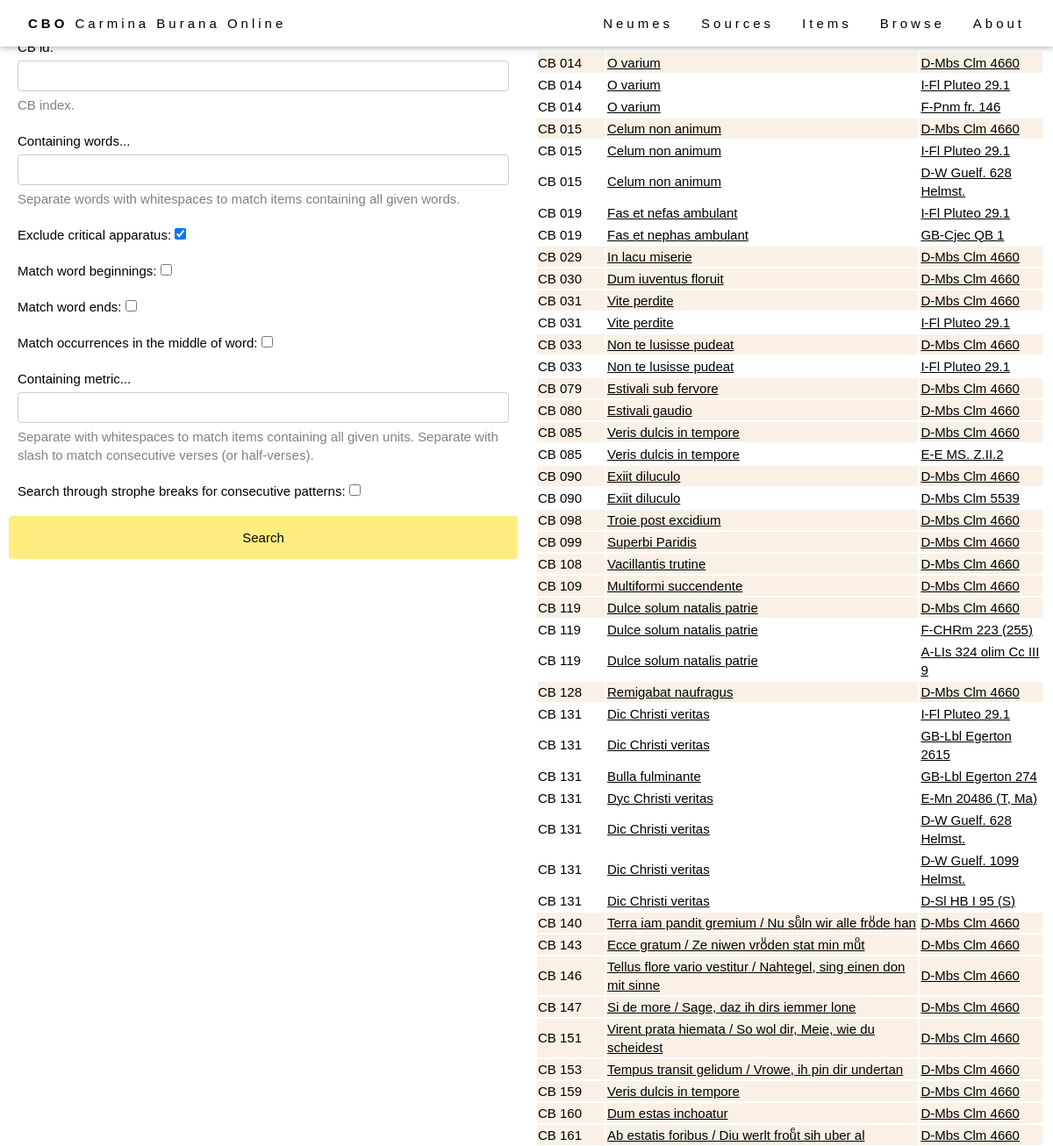
/browse/browse-item/ (upper part), run on an earlier commit of the app's database.
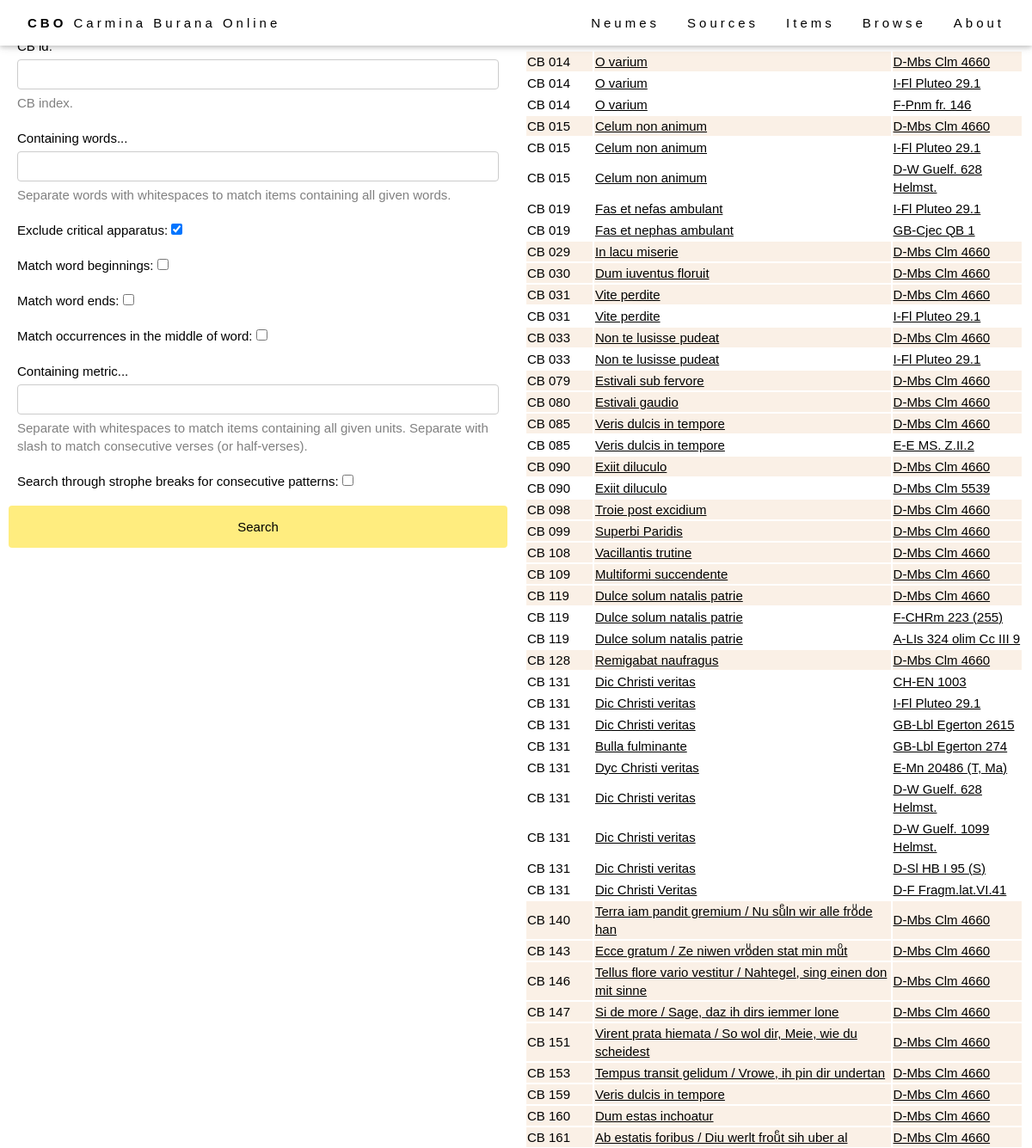
And on a later commit of the database.
### browse/models.py (models this page shows, shortened)
class Item(models.Model):
    abstract_item = models.ForeignKey(AbstractItem, on_delete=models.PROTECT, null=True)
    source = models.ForeignKey(Source, on_delete=models.RESTRICT, null=True)
    foliation_start = models.CharField(max_length=64, help_text="First folio occupied by the item in the source.")
    foliation_end = models.CharField(max_length=64, help_text="Last folio occupied by the item in the source.")
    title = models.CharField(max_length=256, help_text="Title of the item (incipit).")
    language = models.ManyToManyField(Language)
    file = models.CharField(max_length=64, help_text="Filename (without extensions).", null=True)
    IIIF_canvasIndex = models.CharField(max_length=256, help_text="IIIF canvas index of the item (integer).", blank=True)
    IIIF_canvasId = models.CharField(max_length=256, help_text="IIIF canvas @id of the item (string), alternative to the previous field.", blank=True)
    alternative_img_link = models.CharField(max_length=1024, help_text="Alternative link for source images (if IIIF is not available).", blank=True)
    class Meta:
        ordering = [Length('abstract_item__cb_id'), 'abstract_item__cb_id', (106.5 - F('source__pk')) ** 2]
    @property
    def in_codex_buranus(self):
        return 106 <= self.source.pk <= 107
    def get_absolute_url(self):
        return reverse('item-detail', args=[str(self.pk)])

class AbstractItem(models.Model):
    cb_id = models.CharField(max_length=10, help_text="Number of the item.")
    theme = models.ManyToManyField(Theme)
    genre = models.ForeignKey(Genre, on_delete=models.SET_NULL, null=True)
    class Meta:
        ordering = [Length('cb_id'), 'cb_id']

class Source(models.Model):
    bib_id = models.CharField(max_length=128, unique=True, help_text="The source identifier.")
    nick_name = models.CharField(max_length=128, help_text="The source name.", blank=True)
    country = models.CharField(max_length=256, help_text="The source location (country).")
    location = models.CharField(max_length=256, help_text="The source location (institution).")
    century = models.CharField(max_length=256, help_text="The source century.", blank=True)
    notation = models.CharField(max_length=256, help_text="The source notation type (for musical notation only).", blank=True)
    url = models.CharField(max_length=512, help_text="External url to access the source images.", blank=True)
    concordances = models.TextField(help_text="Concordances with the Codex Buranus.", blank=True)
    notes = models.TextField(help_text="Additional notes on the source.", blank=True)
    IIIF_manifest = models.CharField(max_length=1024, help_text="URL of the IIIF manifest.", blank=True)
    class Meta:
        ordering = ['country', 'location', 'bib_id']
    def get_absolute_url(self):
        return reverse('source-detail', args=[str(self.id)])

### browse/views.py (the view)
# urls.py: path('browse-item/', views.browse_item, name='browse_item'),
def browse_item(request):
    if request.method == "POST":
        form = BrowseItemForm(request.POST)
        if form.is_valid():
            items = Item.objects.all()
            if len(form.cleaned_data['cb_id']):
                cb_id = form.cleaned_data['cb_id']
                items = Item.objects.filter(abstract_item__cb_id=cb_id)
            if len(form.cleaned_data['words']):
                words = form.cleaned_data['words'].lower().split(" ")
                exclude_apparatus = form.cleaned_data['exclude_apparatus']
                match_word_beginning = form.cleaned_data['match_word_beginning']
                match_word_end = form.cleaned_data['match_word_end']
                match_word_middle = form.cleaned_data['match_word_middle']
                items = [item for item in items if item.contains_words(words,
                                                                       exclude_apparatus=exclude_apparatus,
                                                                       match_word_beginning=match_word_beginning,
                                                                       match_word_end=match_word_end,
                                                                       match_word_middle=match_word_middle)
                         ]
            if len(form.cleaned_data['metrics']):
                metrics = form.cleaned_data['metrics'].split(" ")
                through_strophe_break = form.cleaned_data['through_strophe_break']
                items = [item for item in items if item.contains_metrics(metrics,
                                                                         through_strophe_break=through_strophe_break)
                         ]
            return render(request, "browse_item.html", {"form": form, "items": items})
    else:
        form = BrowseItemForm()
    return render(request, "browse_item.html", {"form": form, "items": Item.objects.all()})

### browse/forms.py
class BrowseItemForm(forms.Form):
    template_name = "form_snippet.html"
    cb_id = forms.CharField(max_length=16, label="CB id", help_text="CB index.", required=False)
    words = forms.CharField(max_length=2048, label="Containing words...", help_text="Separate words with whitespaces to match items containing all given words.", required=False)
    exclude_apparatus = forms.BooleanField(initial=True, required=False, label="Exclude critical apparatus")
    match_word_beginning = forms.BooleanField(initial=False, required=False, label="Match word beginnings")
    match_word_end = forms.BooleanField(initial=False, required=False, label="Match word ends")
    match_word_middle = forms.BooleanField(initial=False, required=False, label="Match occurrences in the middle of word")
    metrics = forms.CharField(max_length=2048, label="Containing metric...", help_text="Separate with whitespaces to match items containing all given units.\nSeparate with slash to match consecutive verses (or half-verses).", required=False)
    through_strophe_break = forms.BooleanField(initial=False, required=False, label="Search through strophe breaks for consecutive patterns")

### templates/browse_item.html (shortened to what this page needs)
{% extends "base_generic.html" %}
{% block content %}
<div class="flex-column" style="flex: 50%">
  <div class="formContainer">
    <form action="/browse/browse-item/" method="post">
      {{ form }}
      <input class="cbo-button" type="submit" value="Search">
    </form>
  </div>
</div>
<div class="flex-column" style="flex: 50%">
  <div class="browseResult">
    {% if items %}
    <table style="width: 100%;">
      <tr>
        <th>CB #</th>
        <th>Title</th>
        <th>Source</th>
      </tr>
      {% for item in items %}
      {% include "item_as_tr.html" with item=item %}
      {% endfor %}
    </table>
    {% else %}
    <p>There are no matching items.</p>
    {% endif %}
  </div>
</div>
{% endblock %}

### templates/item_as_tr.html
{% load static %}
{% if item.in_codex_buranus %}
  <tr style="background-color: Linen;">
{% else %}
  <tr>
{% endif %}
  <td style="width: 75px;">CB {{ item.abstract_item.cb_id }}</td>
  <td><a href="{{ item.get_absolute_url }}">{{ item.title }}</a></td>
  <td><a href="{{ item.source.get_absolute_url }}">{{ item.source.bib_id }}</a></td>
</tr>

What changed in the data, as far as the page shows it:
added Item: abstract_item.cb_id "131", title "Dic Christi veritas", source.bib_id "CH-EN 1003"
added Item: abstract_item.cb_id "131", title "Dic Christi Veritas", source.bib_id "D-F Fragm.lat.VI.41"
